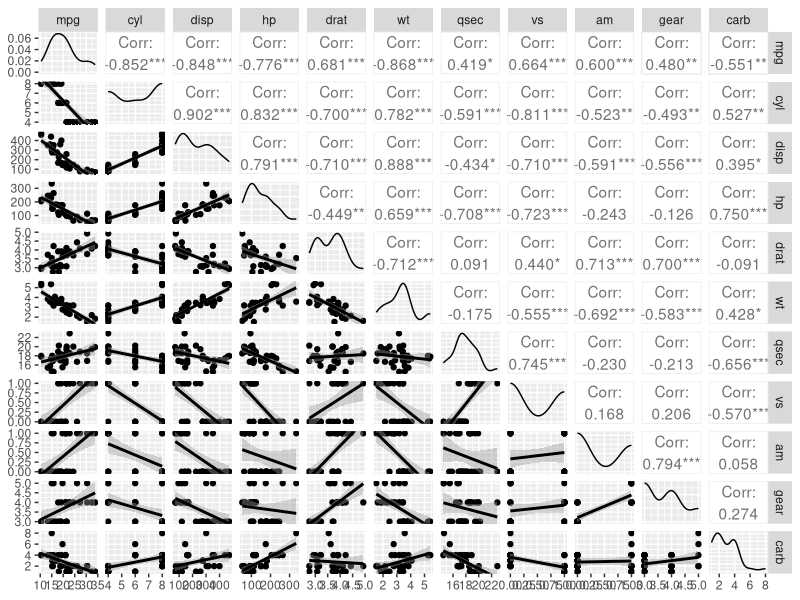
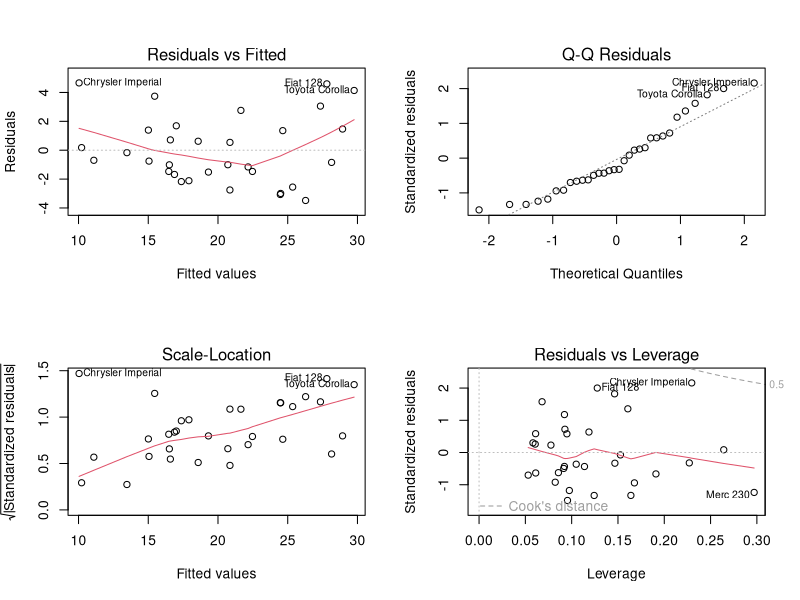

These charts were generated, in order, by the following R code:
#LIMPAR MEMORIA
rm(list=ls(all=TRUE))
#-------------------------------------------------------------------------------
#                               PACOTES
#-------------------------------------------------------------------------------
library(ggplot2)
library(ggpubr)
library(car)
library(fBasics)
library(GGally)

#-------------------------------------------------------------------------------
#                        CARREGANDO DADOS
#-------------------------------------------------------------------------------

data("mtcars")

#-------------------------------------------------------------------------------
#                   CORRELACAO de PEARSON r²
#-------------------------------------------------------------------------------

ggpairs(mtcars, lower = list(continuous = "smooth"))

#-------------------------------------------------------------------------------
#                PRIMEIRA MODELO COM TODAS AS VARIAVEIS
#-------------------------------------------------------------------------------

modelo1<-lm(mpg ~ wt + cyl + disp + hp + drat + wt + qsec + vs + am + gear +
           carb, mtcars)
summary(modelo1)

#-------------------------------------------------------------------------------
#            APLICANDO METODO DE SELECAO DE VARIAVEIS STEPWISE
#-------------------------------------------------------------------------------

modelo2<-step(modelo1, direction = "both") # indica quais variaveis  podem
                                           # ser retiradas sem perde qualidade

summary(modelo2) # modelo final e equacao ajustada

#-------------------------------------------------------------------------------
#                    TESTE DE MULTICOLINEARIDADE
#-------------------------------------------------------------------------------

vif(modelo2) # Valores superiores a 5 indicam colinearidades, e devem ser
             # eliminadas
#-------------------------------------------------------------------------------
#           DETECCAO DE VALORES ATIPICOS E SIGNIFICATIVOS
#-------------------------------------------------------------------------------
par(mfrow=c(2,2))
plot(modelo2) # Diagnóstico completo dos
coef(modelo2)      # Coeficientes do modelo (intercepto e beta)
predict(modelo2)   # Valores previstos pelo modelo
residuals(modelo2) # Resíduos do modelo
